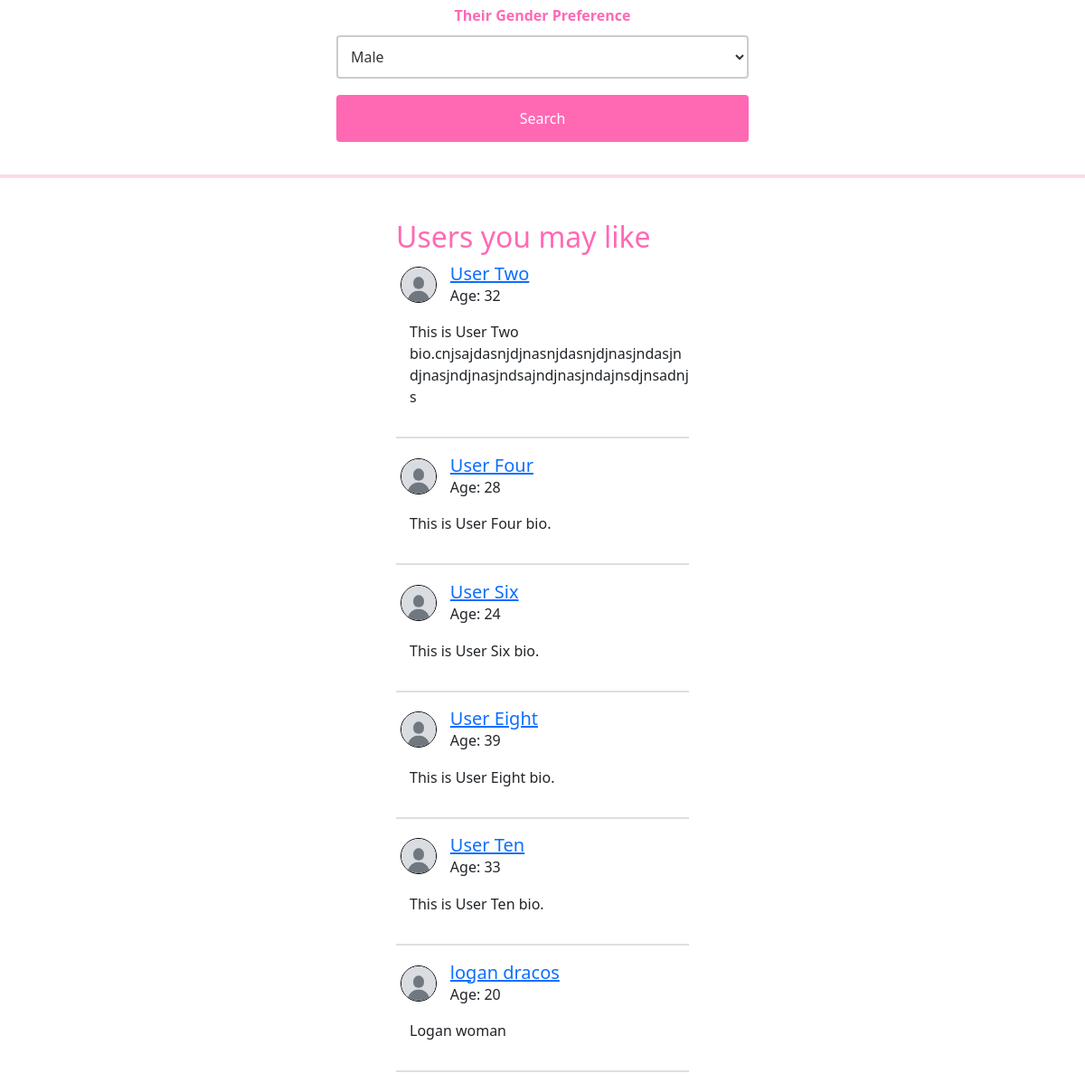
The app's page / (signed in, lower part), older data.
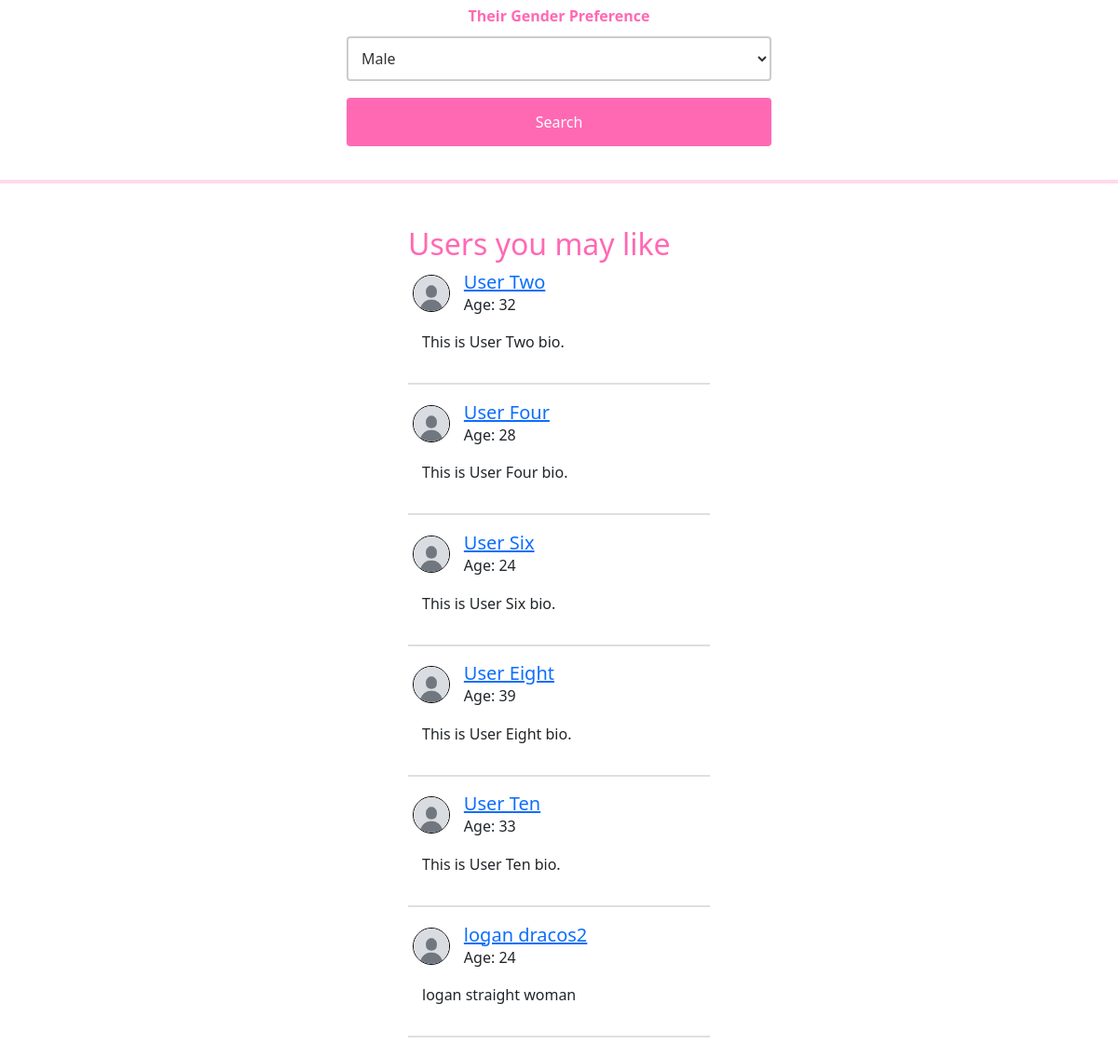
The same page, newer data.
### DatingApp/model.py (models this page shows)
class Profile(db.Model):
    id: Mapped[int] = mapped_column(primary_key=True)
    user_id: Mapped[int] = mapped_column(ForeignKey("user.id"), unique=True)
    user: Mapped["User"] = relationship(
        back_populates="profile",
        single_parent=True,
    )
    fullname: Mapped[str] = mapped_column(String(128))
    bio: Mapped[Optional[str]] = mapped_column(Text)
    birth_year: Mapped[Optional[int]] = mapped_column(Integer)
    age_minimum: Mapped[Optional[int]] = mapped_column(Integer)
    age_maximum: Mapped[Optional[int]] = mapped_column(Integer)
    gender: Mapped[Optional[str]] = mapped_column(String(16))
    genderPreference: Mapped[Optional[str]] = mapped_column(String(16))
    photo_id: Mapped[Optional[int]] = mapped_column(ForeignKey("photo.id"))
    photo: Mapped[Optional["Photo"]] = relationship(back_populates="profile")

class User(flask_login.UserMixin, db.Model):
    id: Mapped[int] = mapped_column(primary_key=True)
    email: Mapped[str] = mapped_column(String(128), unique=True)
    username: Mapped[str] = mapped_column(String(64))
    password: Mapped[str] = mapped_column(String(256))
    profile: Mapped["Profile"] = relationship(back_populates="user")
    liking: Mapped[List["User"]] = relationship(
        secondary=LikingAssociation.__table__,
        primaryjoin=LikingAssociation.liker_id == id,
        secondaryjoin=LikingAssociation.liked_id == id,
        back_populates="likers",
    )
    likers: Mapped[List["User"]] = relationship(
        secondary=LikingAssociation.__table__,
        primaryjoin=LikingAssociation.liked_id == id,
        secondaryjoin=LikingAssociation.liker_id == id,
        back_populates="liking",
    )
    blocking: Mapped[List["User"]] = relationship(
        secondary=BlockingAssociation.__table__,
        primaryjoin=BlockingAssociation.blocker_id == id,
        secondaryjoin=BlockingAssociation.blocked_id == id,
        back_populates="blockers",
    )
    blockers: Mapped[List["User"]] = relationship(
        secondary=BlockingAssociation.__table__,
        primaryjoin=BlockingAssociation.blocked_id == id,
        secondaryjoin=BlockingAssociation.blocker_id == id,
        back_populates="blocking",
    )
    sent_proposals: Mapped[List["DateProposal"]] = relationship(
        back_populates="proposer", foreign_keys="DateProposal.proposer_id"
    )
    received_proposals: Mapped[List["DateProposal"]] = relationship(
        back_populates="recipient", foreign_keys="DateProposal.recipient_id"
    )

### DatingApp/main.py (the view)
@bp.route("/")
@flask_login.login_required
def index():
    curUser = flask_login.current_user
    current_year = datetime.now().year
    age_min = current_year - curUser.profile.age_maximum
    age_max = current_year - curUser.profile.age_minimum
    gender_pref = curUser.profile.genderPreference
    blocked_users = [blocked_user.id for blocked_user in curUser.blocking]
    defaultUsers = db.session.query(model.User).join(model.Profile).filter(
        model.User.id != curUser.id,
        model.Profile.birth_year.between(age_min, age_max),
        model.User.id.notin_(blocked_users),
        model.Profile.gender == gender_pref,
        model.Profile.genderPreference == curUser.profile.gender
    ).limit(10).all()
    return render_template("main/index.html", user=curUser, defaultUsers = defaultUsers, current_year=current_year)

### DatingApp/__init__.py (called while the page is built)
def create_app(test_config=None):
    app = Flask(__name__)
    app.config["SECRET_KEY"] = "93220d9b340cf9a6c39bac99cce7daf220167498f91fa"
    app.config["SQLALCHEMY_DATABASE_URI"] = "sqlite:///DatingApp.db"
    login_manager = LoginManager()
    login_manager.login_view = 'auth.login'
    login_manager.init_app(app)
    from . import model
    @login_manager.user_loader
    def load_user(user_id):
        return db.session.get(model.User, int(user_id))
    db.init_app(app)
    from . import main
    from . import auth
    app.register_blueprint(main.bp)
    app.register_blueprint(auth.bp)
    return app

### DatingApp/templates/main/index.html (shortened to what this page needs)
{% extends 'base.html' %}
{% block content %}
    <section class="welcome-section">
        <form action = "{{url_for('main.search')}}" method = "get">
            <div class = "searchContainer">
                <label for="genderPreference">Their Gender Preference</label>
                <select name="genderPreference">
                    <option value="male" {% if user.profile.gender == 'male' %}selected{% endif %}>Male</option>
                </select>
                <button type="submit">Search</button>
            </div>
        </form>
        <hr style="border: 2px solid ; color:#ff69b4; width: 100%">
        <div style="display: flex; justify-content: space-evenly">
                {% if defaultUsers %}
                <div class="listUsers">
                    <br>
                    <h2>Users you may like</h2>
                    {% for user in defaultUsers %}
                        <div class="userRow">
                            {% if user.profile.photo %}
                                <img src="{{ url_for('static', filename='photos/photo-' ~ user.profile.photo.id ~ '.' ~ user.profile.photo.file_extension) }}" class="pfpSmall" alt="Profile photo" style="margin-right: 15px;">
                            {% else %}
                                <img src="{{ url_for('static', filename='photos/defaultPfp.jpg') }}" class="pfpSmall" alt="Default profile photo" style="margin-right: 15px;">
                            {% endif %}
                            <div style="display: flex; flex-direction: column;">
                                <h5 style="margin: 0;"><a href="{{ url_for('main.profile', user_id=user.id) }}">{{ user.profile.fullname }}</a></h5>
                                <p style="margin: 0;">Age: {{ current_year - user.profile.birth_year }}</p>
                            </div>
                        </div>
                        <p style="margin-left: 15px;">{{ user.profile.bio }}</p>
                        <hr style="border: 0.5px solid; color: grey; width: 100%;">
                    {% endfor %}
                </div>
            {% endif %}
        </div>
    </section>
{% endblock %}

### DatingApp/templates/base.html (shortened to what this page needs)
<!DOCTYPE html>
<html>
    <head>
        <link rel="stylesheet"
              href="{{ url_for('static', filename='DatingApp.css') }}">
        <link href="https://cdn.jsdelivr.net/npm/bootstrap@5.3.3/dist/css/bootstrap.min.css" rel="stylesheet">
    </head>
    <body>
        <section class="content">
            {% block content %}{% endblock %}
        </section>
    </body>
</html>

### DatingApp/static/DatingApp.css (style rules this page uses)
body { background: #f2f3f5; }
.pfpSmall { width: 40px; height: 40px; border-radius: 50%; object-fit: cover; border: 1.5px solid #000; }
.searchContainer { display: flex; flex-direction: column; width: 40%; margin: 1% auto; padding: 1% 1%; align-items: center; }
.searchContainer label { font-weight: bold; padding-top: 10px; color: #ff69b4; }
.searchContainer select { width: 100%; padding: 10px; margin: 10px 0; box-sizing: border-box; border: 2px solid #ccc; border-radius: 4px; background-color: white; color: #333; font-size: 1em; }
.searchContainer option { padding: 10px; }
.searchContainer button { width: 100%; background-color: #ff69b4; color: white; padding: 14px 20px; margin: 8px 0; border: none; border-radius: 4px; cursor: pointer; }
.listUsers { display: flex; flex-direction: column; padding: 0.5% 1.5%; width: 30%; word-break: break-word; }
.listUsers h2 { color: #ff69b4; }
.userRow { display: flex; flex-direction: row; padding: 0.5% 1.5%; align-items: center; margin-bottom: 15px; }

Row changes from the older to the newer data that the page shows:
changed through a linked row, User "User Two": profile.bio "This is User Two bio.cnjsajdasnjdjnasnjdasnjdjnasjndasjndjnasjndjnasjndsajndjnasjndajnsdjnsadnjs" → "This is User Two bio."
changed User: profile.fullname "logan dracos" → "logan dracos2"; profile.bio "Logan woman" → "logan straight woman"
changed Profile (number 7 of 7 on the later page): current_year-user.profile.birth_year "20" → "24"
